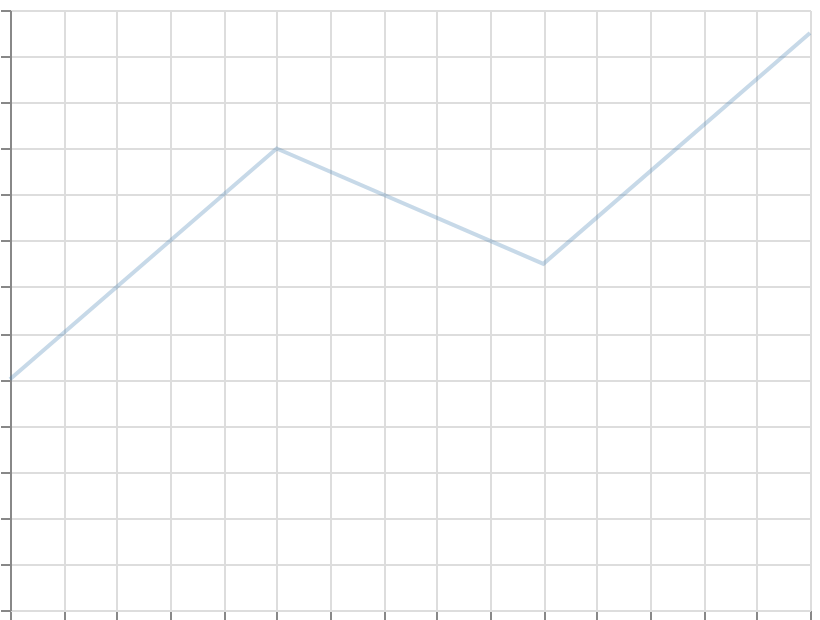

Source (Vega-Lite JSON):
### Vega specification from a JSON file in a GitHub repository (floating-point values rounded to 4 significant figures)
{"$schema": "https://vega.github.io/schema/vega/v6.json", "width": 400, "height": 300, "padding": 5, "autosize": "none", "data": [{"name": "table", "values": [{"x": 0, "y": 10, "op": 0.3}, {"x": 1, "y": 20, "op": 0.5}, {"x": 2, "y": 15, "op": 0.7}, {"x": 3, "y": 25, "op": 1.0}]}], "scales": [{"name": "x", "type": "linear", "domain": {"data": "table", "field": "x"}, "range": "width", "nice": true}, {"name": "y", "type": "linear", "domain": {"data": "table", "field": "y"}, "range": [{"signal": "height"}, 0], "nice": true}], "marks": [{"type": "line", "from": {"data": "table"}, "encode": {"update": {"x": {"scale": "x", "field": "x"}, "y": {"scale": "y", "field": "y"}, "stroke": {"value": "steelblue"}, "strokeWidth": {"value": 2}, "strokeOpacity": {"field": "op"}}}}], "axes": [{"scale": "x", "orient": "bottom", "grid": true, "labels": false}, {"scale": "y", "orient": "left", "grid": true, "labels": false}]}
